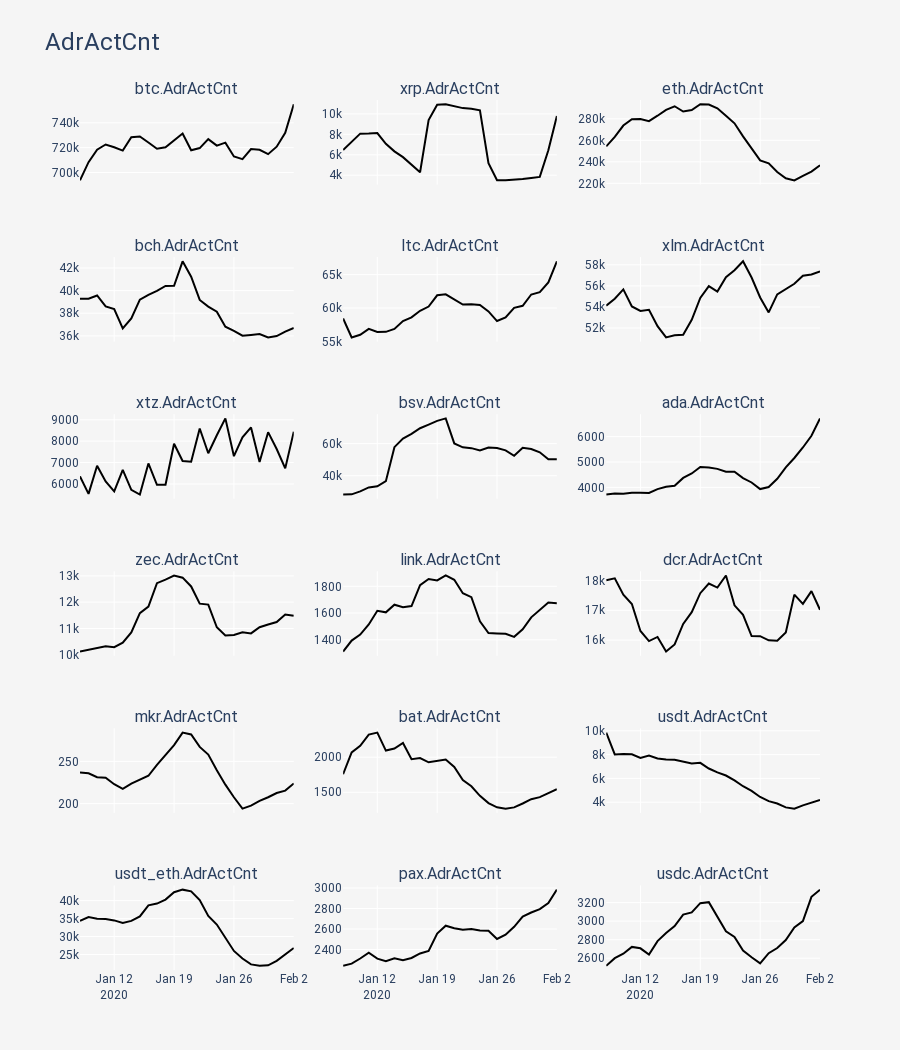
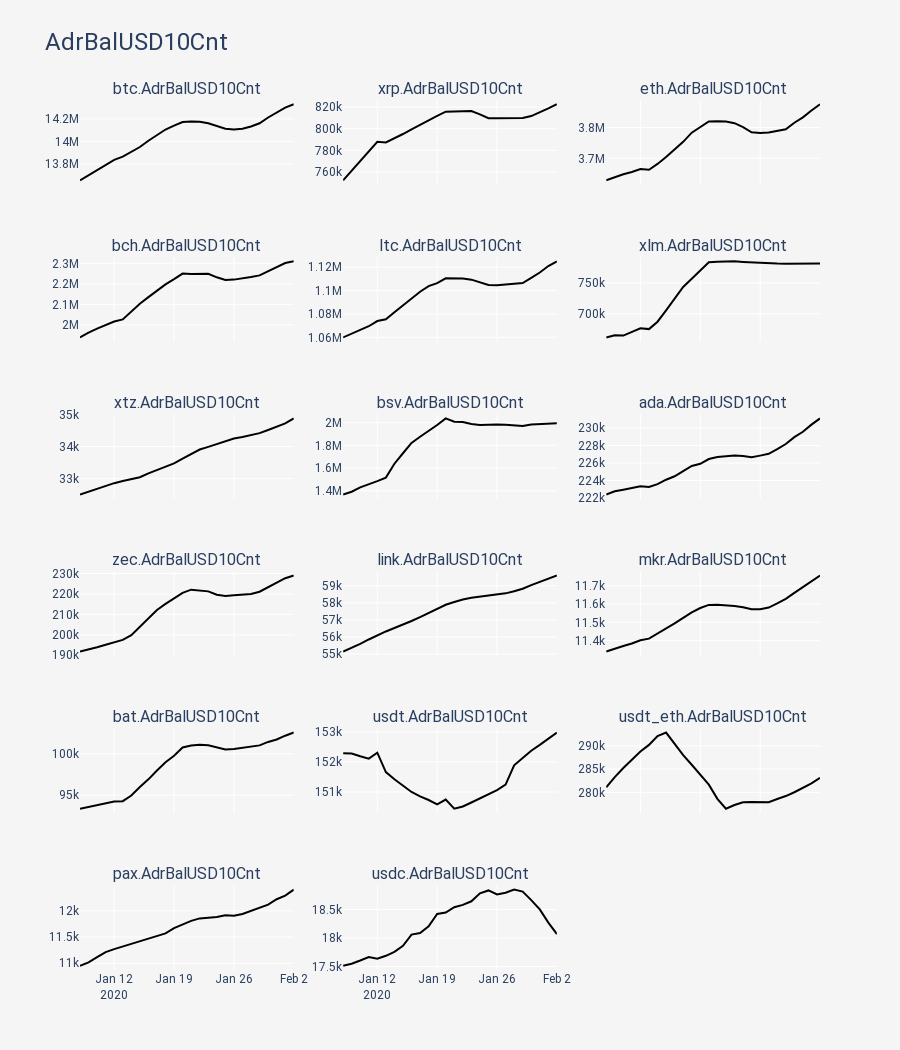
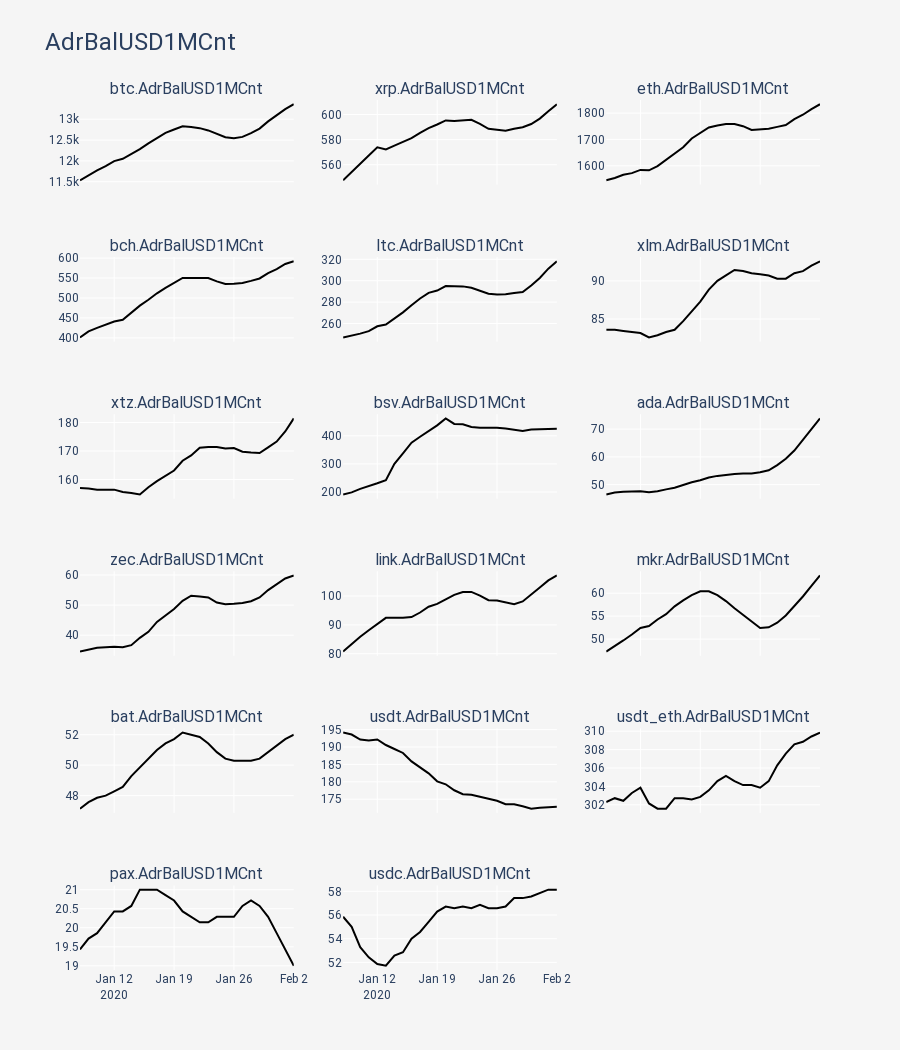
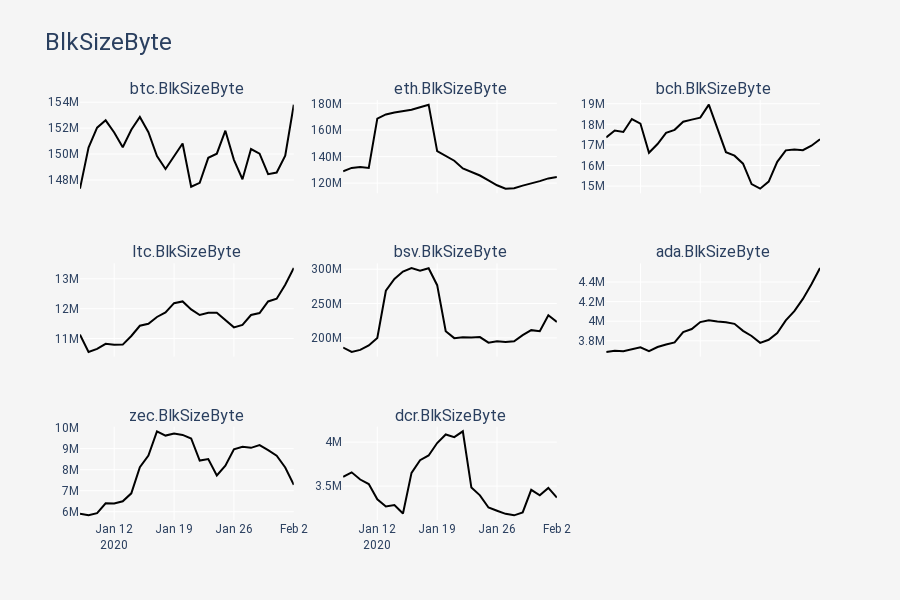

Notebook code cell kept with these figures, in order:
### Code cell
title = 'Weekly Trends'
chart_type ='subplot'
subplot_titles = 'assets'
split_charts_by = 'metrics'
charts = create_multiple_network_data_charts(chart_type=chart_type, split_charts_by=split_charts_by, df=df, title=title, subplot_titles=subplot_titles, assets=assets, metrics=metrics, start=start, end=end, date_window=date_window, growth=growth, seven_day_rolling_average=seven_day_rolling_average)
[fig.show() for fig in charts]
